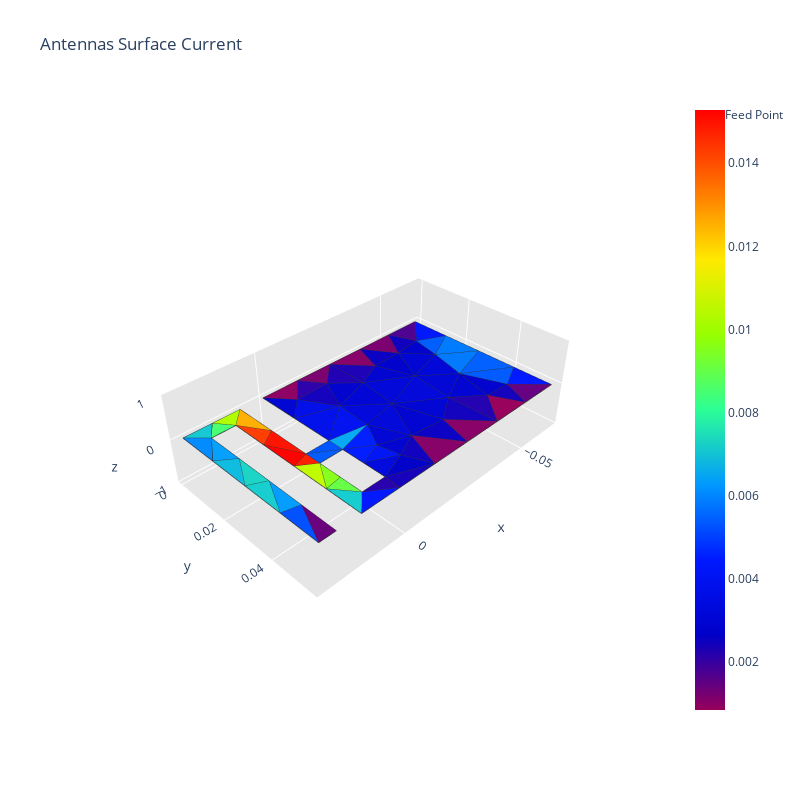

The notebook cell saved with this chart:
### Code cell
print(f"distance meandres {distance_meandre * 1000} mm")
print(f"Largeur de piste ifa {largeur_piste * 1000} mm")
print(f"position feed = {feed * 1000} mm\n")
N_list_elem, new_distance_meandre_elem = creation_ifa(a, b, largeur_piste, distance_meandre, feed, x_t, y_t, save_mesh_folder, mesh_name, mesh_size)
print(f"Number of meanders {N_list_elem}")
print(f"New distance meandres {new_distance_meandre_elem * 1000} mm")

import time
start_time = time.time()
scattering_algorithm(ifa_meander_mat, fC, wave_incident_direction, polarization)
elapsed_time = time.time() - start_time
print(f"\nTemps écoulé pour le traitement de l'antenne étudiée : {elapsed_time:.6f} secondes")
print('\n')

### Figure 1 — Plotly figure (JSON) as saved in the notebook; plotly's stock layout.template omitted (floating-point values rounded to 4 significant figures; data arrays with more than 128 entries replaced by an {"elided": "..."} marker saying what was removed)
{"data": [{"facecolor": ["rgb(172, 251, 0)", "rgb(1, 0, 199)", "rgb(0, 23, 250)", "rgb(20, 0, 185)", "rgb(0, 30, 255)", "rgb(0, 3, 207)", "rgb(0, 4, 208)", "rgb(6, 167, 240)", "rgb(0, 3, 206)", "rgb(15, 0, 189)", "rgb(132, 0, 103)", "rgb(101, 255, 70)", "rgb(0, 13, 229)", "rgb(0, 20, 243)", "rgb(255, 18, 0)", "rgb(40, 0, 171)", "rgb(122, 0, 110)", "rgb(255, 173, 0)", "rgb(0, 8, 218)", "rgb(0, 93, 255)", "rgb(0, 2, 204)", "rgb(20, 198, 208)", "rgb(0, 4, 210)", "rgb(255, 60, 0)", "rgb(255, 0, 0)", "rgb(0, 82, 255)", "rgb(30, 0, 178)", "rgb(14, 185, 222)", "rgb(3, 158, 249)", "rgb(0, 90, 255)", "rgb(189, 247, 0)", "rgb(22, 203, 203)", "rgb(25, 210, 196)", "rgb(1, 155, 252)", "rgb(21, 202, 204)", "rgb(133, 255, 25)", "rgb(0, 137, 255)", "rgb(255, 28, 0)", "rgb(0, 78, 255)", "rgb(71, 255, 112)", "rgb(150, 0, 90)", "rgb(104, 0, 124)", "rgb(15, 0, 189)", "rgb(0, 2, 204)", "rgb(0, 1, 202)", "rgb(122, 0, 111)", "rgb(0, 7, 215)", "rgb(0, 6, 214)", "rgb(0, 7, 215)", "rgb(0, 5, 210)", "rgb(0, 2, 205)", "rgb(0, 5, 210)", "rgb(0, 6, 214)", "rgb(0, 90, 255)", "rgb(0, 5, 210)", "rgb(35, 0, 175)", "rgb(0, 28, 255)", "rgb(0, 7, 216)", "rgb(0, 14, 231)", "rgb(0, 95, 255)", "rgb(0, 17, 237)", "rgb(18, 0, 187)", "rgb(19, 0, 186)", "rgb(43, 0, 169)", "rgb(0, 122, 255)", "rgb(27, 0, 180)", "rgb(0, 121, 255)", "rgb(134, 0, 102)", "rgb(17, 0, 188)", "rgb(133, 0, 103)", "rgb(100, 0, 127)", "rgb(0, 24, 252)", "rgb(0, 23, 251)", "rgb(78, 0, 143)", "rgb(0, 4, 208)", "rgb(140, 0, 97)", "rgb(0, 1, 202)", "rgb(9, 0, 194)", "rgb(0, 2, 205)", "rgb(9, 0, 194)"], "i": [8, 42, 39, 15, 43, 45, 48, 43, 50, 38, 38, 14, 54, 42, 25, 15, 56, 13, 41, 57, 55, 12, 51, 8, 25, 2, 56, 30, 26, 1, 1, 29, 27, 29, 14, 40, 9, 24, 28, 9, 45, 28, 19, 45, 57, 19, 47, 51, 49, 43, 42, 57, 52, 60, 46, 45, 44, 49, 55, 46, 43, 60, 56, 54, 21, 51, 21, 37, 47, 18, 35, 60, 20, 58, 54, 16, 59, 18, 53, 37], "j": [32, 38, 7, 38, 44, 47, 49, 0, 52, 42, 53, 23, 55, 41, 33, 39, 16, 33, 42, 58, 56, 32, 49, 33, 2, 3, 17, 31, 31, 2, 23, 30, 30, 27, 7, 23, 31, 2, 11, 32, 35, 10, 58, 46, 59, 59, 49, 52, 53, 53, 44, 52, 57, 46, 47, 36, 41, 43, 3, 21, 3, 35, 55, 16, 57, 17, 46, 48, 36, 50, 60, 22, 58, 19, 34, 54, 52, 59, 49, 53], "k": [13, 15, 14, 39, 0, 46, 47, 3, 51, 53, 37, 40, 34, 44, 2, 14, 17, 8, 15, 20, 51, 9, 55, 25, 24, 0, 51, 26, 9, 0, 24, 27, 26, 28, 23, 1, 12, 1, 29, 8, 36, 11, 59, 60, 58, 18, 52, 49, 43, 44, 53, 59, 46, 22, 52, 47, 0, 55, 34, 22, 55, 45, 54, 56, 20, 50, 57, 36, 48, 17, 4, 4, 6, 6, 5, 5, 50, 50, 48, 48], "name": "", "type": "mesh3d", "x": [0, 0.0081, 0.0081, 0, -0.065, 0, -0.065, 0.0135, 0.0135, 0.0216, 0.0216, 0.027, 0.027, 0.0081, 0.0081, 0, -0.013, -0.026, -0.039, -0.052, -0.065, -0.065, -0.065, 0.0135, 0.0135, 0.0135, 0.0216, 0.0216, 0.0216, 0.027, 0.027, 0.027, 0.01755, 0.0081, 0, -0.05192, -0.03883, -0.02575, -0.01267, 0.0004167, 0.0081, 0, -0.009158, -0.01218, -0.007688, -0.04703, -0.05034, -0.03819, -0.02886, -0.02431, -0.03536, -0.02612, -0.03976, -0.01723, -0.00651, -0.01299, -0.01828, -0.05359, -0.05563, -0.04589, -0.05586], "y": [0.03394, 0.03394, 0.02854, 0.02854, 0.055, 0, 0, 0.055, 0.0054, 0.0054, 0.055, 0.055, 8.674e-19, 8.674e-19, 0.0496, 0.0496, 0, 0, 0, 0, 0.01375, 0.0275, 0.04125, 0.0426, 0.0302, 0.0178, 0.0178, 0.0302, 0.0426, 0.04125, 0.0275, 0.01375, 8.674e-19, 0.01427, 0.01427, 0.055, 0.055, 0.055, 0.055, 0.055, 0.04177, 0.04177, 0.04632, 0.03063, 0.03901, 0.04508, 0.03186, 0.0379, 0.0438, 0.02849, 0.01065, 0.01476, 0.02317, 0.04261, 0.007707, 0.01883, 0.007416, 0.01922, 0.009166, 0.01037, 0.04564], "z": [0, 0, 0, 0, 0, 0, 0, 0, 0, 0, 0, 0, 0, 0, 0, 0, 0, 0, 0, 0, 0, 0, 0, 0, 0, 0, 0, 0, 0, 0, 0, 0, 0, 0, 0, 0, 0, 0, 0, 0, 0, 0, 0, 0, 0, 0, 0, 0, 0, 0, 0, 0, 0, 0, 0, 0, 0, 0, 0, 0, 0]}, {"line": {"color": "rgb(50, 50, 50)", "width": 1.5}, "mode": "lines", "showlegend": false, "type": "scatter3d", "x": {"elided": "400 float values"}, "y": {"elided": "400 float values"}, "z": {"elided": "400 int values"}}, {"hoverinfo": "none", "marker": {"color": [0.0008427, 0.01528], "colorscale": [[0, "rgb(150, 0, 90)"], [0.125, "rgb(0, 0, 200)"], [0.25, "rgb(0, 25, 255)"], [0.375, "rgb(0, 152, 255)"], [0.5, "rgb(44, 255, 150)"], [0.625, "rgb(151, 255, 0)"], [0.75, "rgb(255, 234, 0)"], [0.875, "rgb(255, 111, 0)"], [1, "rgb(255, 0, 0)"]], "showscale": true, "size": 0.1}, "mode": "markers", "showlegend": false, "type": "scatter3d", "x": [0], "y": [0.03394], "z": [0]}, {"marker": {"color": "red", "size": 6, "symbol": "circle"}, "mode": "markers+text", "name": "Feed Point", "text": ["Feed Point"], "textposition": "top center", "type": "scatter3d", "x": ["s"], "y": ["i"], "z": ["m"]}], "layout": {"height": 800, "scene": {"aspectratio": {"x": 1, "y": 0.5978, "z": 0.3}, "xaxis": {"backgroundcolor": "rgb(230, 230, 230)", "gridcolor": "rgb(255, 255, 255)", "showbackground": true, "zerolinecolor": "rgb(255, 255, 255)"}, "yaxis": {"backgroundcolor": "rgb(230, 230, 230)", "gridcolor": "rgb(255, 255, 255)", "showbackground": true, "zerolinecolor": "rgb(255, 255, 255)"}, "zaxis": {"backgroundcolor": "rgb(230, 230, 230)", "gridcolor": "rgb(255, 255, 255)", "showbackground": true, "zerolinecolor": "rgb(255, 255, 255)"}}, "title": {"text": "Antennas Surface Current"}, "width": 800}}
